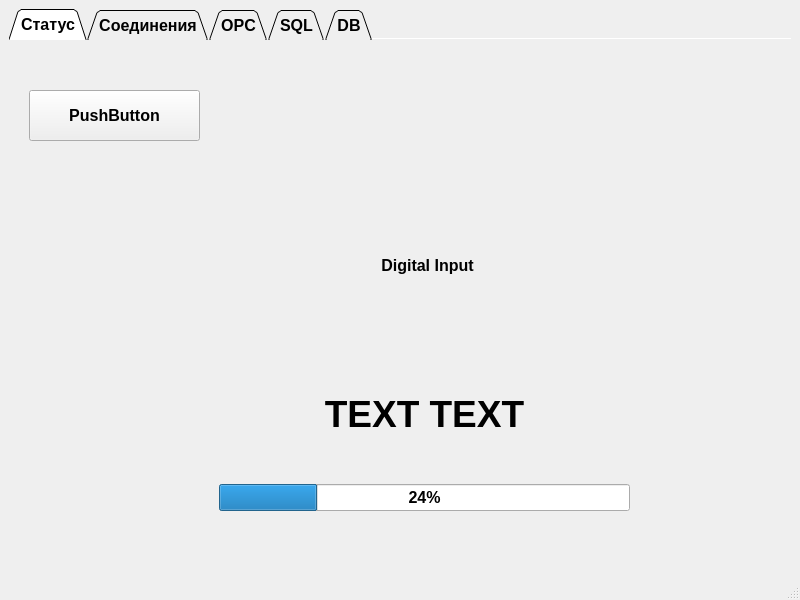
<?xml version="1.0" encoding="UTF-8"?>
<ui version="4.0">
 <class>MainWindow</class>
 <widget class="QMainWindow" name="MainWindow">
  <property name="geometry">
   <rect>
    <x>0</x>
    <y>0</y>
    <width>800</width>
    <height>600</height>
   </rect>
  </property>
  <property name="windowTitle">
   <string>MainWindow</string>
  </property>
  <widget class="QWidget" name="centralwidget">
   <layout class="QHBoxLayout" name="horizontalLayout">
    <item>
     <widget class="QTabWidget" name="Tabs">
      <property name="font">
       <font>
        <pointsize>12</pointsize>
        <bold>true</bold>
       </font>
      </property>
      <property name="tabShape">
       <enum>QTabWidget::Triangular</enum>
      </property>
      <property name="currentIndex">
       <number>0</number>
      </property>
      <property name="elideMode">
       <enum>Qt::ElideNone</enum>
      </property>
      <property name="documentMode">
       <bool>true</bool>
      </property>
      <property name="tabsClosable">
       <bool>false</bool>
      </property>
      <property name="tabBarAutoHide">
       <bool>false</bool>
      </property>
      <widget class="QWidget" name="Status">
       <attribute name="title">
        <string>Статус</string>
       </attribute>
       <widget class="QPushButton" name="pushButton">
        <property name="geometry">
         <rect>
          <x>20</x>
          <y>50</y>
          <width>171</width>
          <height>51</height>
         </rect>
        </property>
        <property name="text">
         <string>PushButton</string>
        </property>
       </widget>
       <widget class="QWidget" name="layoutWidget">
        <property name="geometry">
         <rect>
          <x>210</x>
          <y>310</y>
          <width>411</width>
          <height>161</height>
         </rect>
        </property>
        <layout class="QGridLayout" name="gridLayout">
         <item row="3" column="0">
          <widget class="QLabel" name="label">
           <property name="font">
            <font>
             <pointsize>28</pointsize>
             <bold>true</bold>
            </font>
           </property>
           <property name="text">
            <string>TEXT TEXT</string>
           </property>
           <property name="textFormat">
            <enum>Qt::AutoText</enum>
           </property>
           <property name="alignment">
            <set>Qt::AlignCenter</set>
           </property>
          </widget>
         </item>
         <item row="4" column="0">
          <widget class="QProgressBar" name="progressBar">
           <property name="value">
            <number>24</number>
           </property>
          </widget>
         </item>
        </layout>
       </widget>
       <widget class="QLabel" name="label_2">
        <property name="geometry">
         <rect>
          <x>218</x>
          <y>180</y>
          <width>401</width>
          <height>91</height>
         </rect>
        </property>
        <property name="text">
         <string>Digital Input</string>
        </property>
        <property name="scaledContents">
         <bool>false</bool>
        </property>
        <property name="alignment">
         <set>Qt::AlignCenter</set>
        </property>
        <property name="wordWrap">
         <bool>false</bool>
        </property>
        <property name="openExternalLinks">
         <bool>false</bool>
        </property>
       </widget>
      </widget>
      <widget class="QWidget" name="Communications">
       <attribute name="title">
        <string>Соединения</string>
       </attribute>
      </widget>
      <widget class="QWidget" name="OPC">
       <attribute name="title">
        <string>OPC</string>
       </attribute>
      </widget>
      <widget class="QWidget" name="SQL">
       <attribute name="title">
        <string>SQL</string>
       </attribute>
      </widget>
      <widget class="QWidget" name="DB">
       <attribute name="title">
        <string>DB</string>
       </attribute>
      </widget>
     </widget>
    </item>
   </layout>
  </widget>
  <widget class="QStatusBar" name="statusbar"/>
 </widget>
 <resources/>
 <connections/>
</ui>
